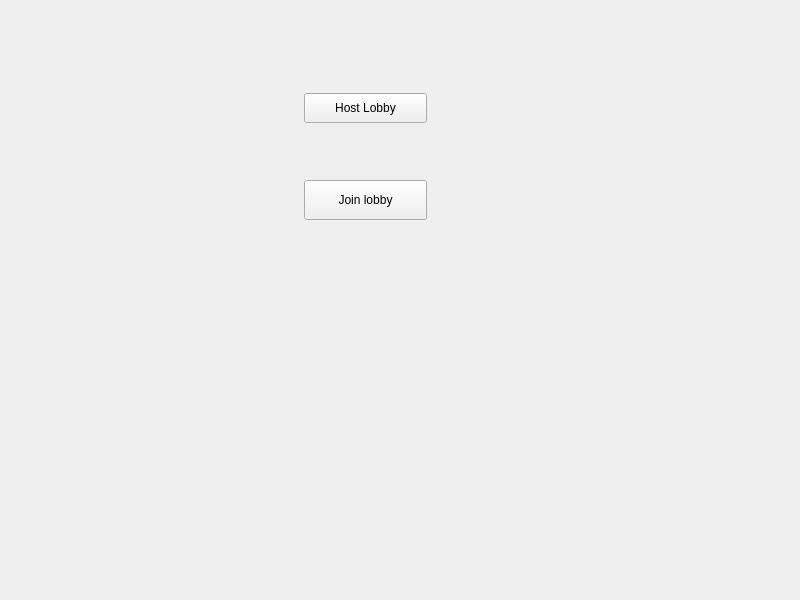
<?xml version="1.0" encoding="UTF-8"?>
<ui version="4.0">
 <class>MainWindow</class>
 <widget class="QMainWindow" name="MainWindow">
  <property name="geometry">
   <rect>
    <x>0</x>
    <y>0</y>
    <width>800</width>
    <height>600</height>
   </rect>
  </property>
  <property name="windowTitle">
   <string>MainWindow</string>
  </property>
  <widget class="QWidget" name="centralwidget">
   <widget class="QStackedWidget" name="stackedWidget">
    <property name="geometry">
     <rect>
      <x>0</x>
      <y>0</y>
      <width>800</width>
      <height>600</height>
     </rect>
    </property>
    <widget class="QWidget" name="home">
     <widget class="QPushButton" name="pushButton">
      <property name="geometry">
       <rect>
        <x>304</x>
        <y>93</y>
        <width>123</width>
        <height>30</height>
       </rect>
      </property>
      <property name="text">
       <string>Host Lobby</string>
      </property>
     </widget>
     <widget class="QPushButton" name="pushButton_2">
      <property name="geometry">
       <rect>
        <x>304</x>
        <y>180</y>
        <width>123</width>
        <height>40</height>
       </rect>
      </property>
      <property name="text">
       <string>Join lobby</string>
      </property>
     </widget>
    </widget>
    <widget class="QWidget" name="chatRoom">
     <widget class="QTextEdit" name="textEdit">
      <property name="geometry">
       <rect>
        <x>5</x>
        <y>6</y>
        <width>788</width>
        <height>547</height>
       </rect>
      </property>
      <property name="readOnly">
       <bool>true</bool>
      </property>
     </widget>
     <widget class="QLineEdit" name="lineEdit">
      <property name="geometry">
       <rect>
        <x>3</x>
        <y>557</y>
        <width>791</width>
        <height>38</height>
       </rect>
      </property>
     </widget>
    </widget>
    <widget class="QWidget" name="connect">
     <widget class="QPushButton" name="pushButton_3">
      <property name="geometry">
       <rect>
        <x>327</x>
        <y>337</y>
        <width>113</width>
        <height>23</height>
       </rect>
      </property>
      <property name="text">
       <string>connect</string>
      </property>
     </widget>
     <widget class="QLineEdit" name="lineEdit_ip">
      <property name="geometry">
       <rect>
        <x>327</x>
        <y>220</y>
        <width>113</width>
        <height>23</height>
       </rect>
      </property>
      <property name="placeholderText">
       <string>127.0.0.1</string>
      </property>
     </widget>
     <widget class="QLineEdit" name="lineEdit_port">
      <property name="geometry">
       <rect>
        <x>324</x>
        <y>268</y>
        <width>113</width>
        <height>23</height>
       </rect>
      </property>
      <property name="placeholderText">
       <string>8080</string>
      </property>
     </widget>
     <widget class="QLabel" name="label">
      <property name="geometry">
       <rect>
        <x>330</x>
        <y>244</y>
        <width>104</width>
        <height>23</height>
       </rect>
      </property>
      <property name="text">
       <string>port</string>
      </property>
     </widget>
     <widget class="QLabel" name="label_2">
      <property name="geometry">
       <rect>
        <x>328</x>
        <y>198</y>
        <width>104</width>
        <height>23</height>
       </rect>
      </property>
      <property name="text">
       <string>ip</string>
      </property>
     </widget>
     <widget class="QLabel" name="label_3">
      <property name="geometry">
       <rect>
        <x>334</x>
        <y>142</y>
        <width>104</width>
        <height>23</height>
       </rect>
      </property>
      <property name="text">
       <string>username</string>
      </property>
     </widget>
     <widget class="QLineEdit" name="lineEdit_username">
      <property name="geometry">
       <rect>
        <x>329</x>
        <y>170</y>
        <width>113</width>
        <height>23</height>
       </rect>
      </property>
      <property name="placeholderText">
       <string>username</string>
      </property>
     </widget>
    </widget>
   </widget>
  </widget>
 </widget>
 <resources/>
 <connections/>
</ui>
